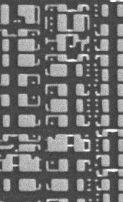
#> input picture images/1.png, 123 x 202 px, found by its file name
$ python cell_merge.py
#> lines starting #> are read from the running program, lines starting #| are printed output that depends on the picture; after the words box and inside, x2 and y2 are one past the last pixel; in counts of white or black regions, pixels touching at a corner belong together
### components.py
from skimage.measure import label, regionprops
from sklearn.mixture import GaussianMixture as GMM

from utility import *
import parameters as params


import numpy as np
import cv2
import copy


def connected_components(img):
    lbl = label(img)
    blobs = regionprops(lbl)
    return blobs


# [188 lines left out: functions regions, compare, bbox_sorting, components_merging, composite_component_formation, cell_generation, not called in this run]

### cell_merge.py
import cv2
import numpy as np
from skimage.measure import label, regionprops
from sklearn.mixture import GaussianMixture as GMM
# import parameters as params


from components import *
from skimage import measure
import matplotlib.pyplot as plt

from fourier import *
from utility import *

def read_input(path):
#> called with path = '1.png'
    img = cv2.imread(path)
#> img is the input picture: shape (202, 123, 3); mean B, G, R 112.8, 112.8, 112.8
    img = img[:,:,0]
#> img: shape (202, 123)
    print('img shape: ',img.shape)
#| img shape:  (202, 123)
    return img

def denoised(img):
    denoised_img = cv2.fastNlMeansDenoising(img,None,30,7,30)
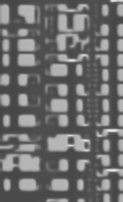
#> denoised_img: shape (202, 123); min 70, max 238, mean 110.4
#     cv2.imwrite(os.path.join(output_path, 'denoised.jpg'),denoised_img)
    return denoised_img

def binarized(img, threshold = -1):
#> called with threshold = -1
    th, img_th = cv2.threshold(img, 0, 255, cv2.THRESH_BINARY+cv2.THRESH_OTSU)
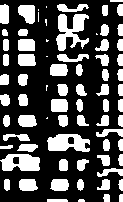
#> img_th: shape (202, 123); 31.4% white; 74 white regions (10 under 20 px), largest, box (x1, y1, x2, y2) and area: (56, 14, 89, 51) 674, (47, 134, 90, 152) 553, (0, 154, 40, 171) 522
#> th = 125
    print(' OT threshold: ',th)
#|  OT threshold:  125.0
    #print('threshold using: ',th+10)
    th, img_th = cv2.threshold(img, th+10, 255 , cv2.THRESH_BINARY)
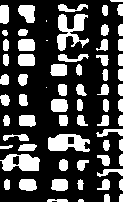
#> img_th: shape (202, 123); 28.6% white; 68 white regions (4 under 20 px)
#> th = 135
    #cv2.imwrite(os.path.join(output_path,'binarized.jpg'),img_th)
    #print('threshold using: ',th)
    return img_th, th

def pre_processing(path):
    img = read_input(path)
    img_denoised = denoised(img)
    img_bin, th = binarized(img_denoised)
#> th = 135
    return img, img_denoised, img_bin, th

layout_path = "1.png"  # Replace with your image path
layout, layout_denoised, layout_bin, th = pre_processing(layout_path)
#> th = 135
blobs_layout = connected_components(layout_bin)
#> in connected_components, `lbl = label(img)`:
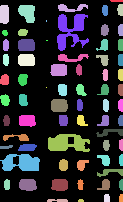
#> lbl: shape (202, 123) int64; 69 distinct labels, from 0 to 68; one colour per label, 0 black
#> in connected_components, `blobs = regionprops(lbl)`: blobs = 68 regions; largest, box (x1, y1, x2, y2) and area: (57, 14, 89, 51) 601, (48, 134, 90, 152) 530, (0, 154, 40, 171) 485, (18, 5, 35, 23) 232, (51, 99, 68, 112) 204
#> blobs_layout has the same summary as blobs in connected_components


for blob in blobs_layout:
    img = blob.image
    plt.imshow(img)
    plt.show()
#> this loop made 68 passes
#> pass 1, `plt.show()`:
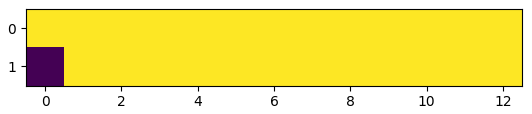
#> figure drawn by matplotlib, 1 panel
#> pass 2, `plt.show()`:
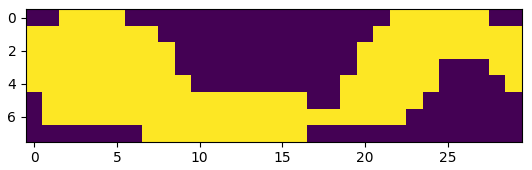
#> figure drawn by matplotlib, 1 panel

$ run again, with images/10.png copied over images/1.png
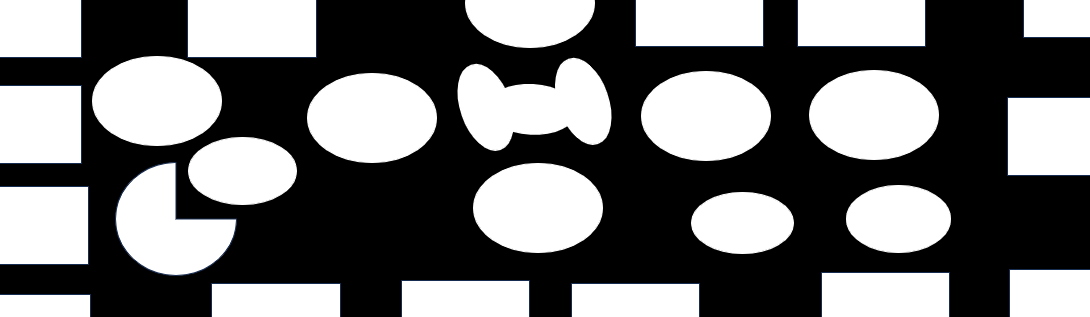
#> input picture images/10.png, 1090 x 317 px, found by its file name
#> in read_input, img is the input picture: shape (317, 1090, 3); mean B, G, R 114.7, 114.4, 114.2
#| img shape:  (317, 1090)
#> in binarized, `th, img_th = cv2.threshold(img, 0, 255, cv2.THRESH_BINARY+cv2.THRESH_O..`: th = 127
#|  OT threshold:  127.0
#> in binarized, `th, img_th = cv2.threshold(img, th+10, 255 , cv2.THRESH_BINARY)`: th = 137
#> in connected_components, `lbl = label(img)`:
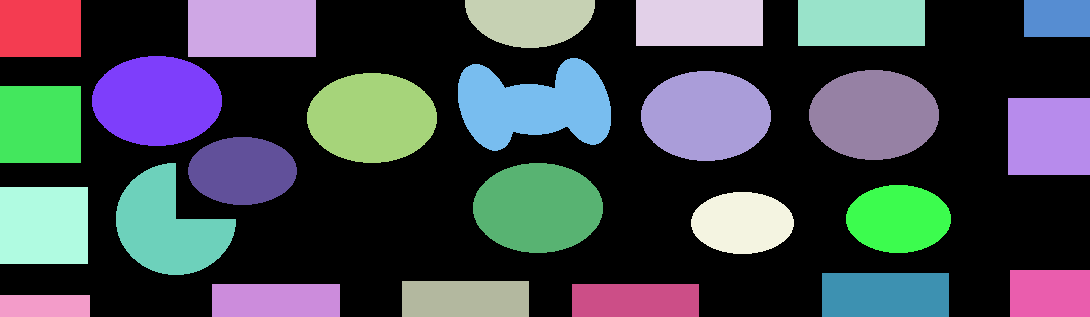
#> lbl: shape (317, 1090) int64; 26 distinct labels, from 0 to 25; one colour per label, 0 black
#> blobs = 25 regions; largest, box (x1, y1, x2, y2) and area: (458, 58, 611, 151) 9513, (92, 56, 222, 146) 9188, (809, 70, 939, 160) 9188, (641, 71, 771, 161) 9188, (307, 73, 437, 163) 9188
#> blobs_layout has the same summary as blobs in connected_components
#> the loop `for blob in blobs_layout:` made 25 passes
#> pass 3, `img = blob.image`:
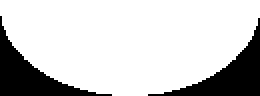
#> img: shape (48, 130) bool (shown 2 times larger); 79.9% white; 2 black regions, box (x1, y1, x2, y2) and area: (0, 8, 56, 48) 629, (74, 9, 130, 48) 628
